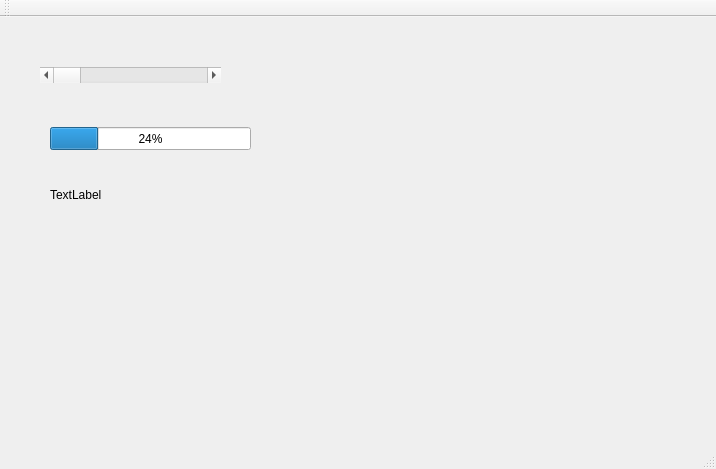
<?xml version="1.0" encoding="UTF-8"?>
<ui version="4.0">
 <class>MainWindow</class>
 <widget class="QMainWindow" name="MainWindow">
  <property name="geometry">
   <rect>
    <x>0</x>
    <y>0</y>
    <width>716</width>
    <height>469</height>
   </rect>
  </property>
  <property name="windowTitle">
   <string>MainWindow</string>
  </property>
  <widget class="QWidget" name="centralWidget">
   <widget class="QProgressBar" name="progressBar">
    <property name="geometry">
     <rect>
      <x>50</x>
      <y>110</y>
      <width>201</width>
      <height>23</height>
     </rect>
    </property>
    <property name="value">
     <number>24</number>
    </property>
   </widget>
   <widget class="QScrollBar" name="horizontalScrollBar">
    <property name="geometry">
     <rect>
      <x>40</x>
      <y>50</y>
      <width>181</width>
      <height>16</height>
     </rect>
    </property>
    <property name="orientation">
     <enum>Qt::Horizontal</enum>
    </property>
   </widget>
   <widget class="QLabel" name="labelShowProgress">
    <property name="geometry">
     <rect>
      <x>50</x>
      <y>170</y>
      <width>55</width>
      <height>16</height>
     </rect>
    </property>
    <property name="text">
     <string>TextLabel</string>
    </property>
   </widget>
  </widget>
  <widget class="QMenuBar" name="menuBar">
   <property name="geometry">
    <rect>
     <x>0</x>
     <y>0</y>
     <width>716</width>
     <height>26</height>
    </rect>
   </property>
  </widget>
  <widget class="QToolBar" name="mainToolBar">
   <attribute name="toolBarArea">
    <enum>TopToolBarArea</enum>
   </attribute>
   <attribute name="toolBarBreak">
    <bool>false</bool>
   </attribute>
  </widget>
  <widget class="QStatusBar" name="statusBar"/>
 </widget>
 <layoutdefault spacing="6" margin="11"/>
 <resources/>
 <connections>
  <connection>
   <sender>horizontalScrollBar</sender>
   <signal>valueChanged(int)</signal>
   <receiver>progressBar</receiver>
   <slot>setValue(int)</slot>
   <hints>
    <hint type="sourcelabel">
     <x>94</x>
     <y>97</y>
    </hint>
    <hint type="destinationlabel">
     <x>74</x>
     <y>157</y>
    </hint>
   </hints>
  </connection>
  <connection>
   <sender>horizontalScrollBar</sender>
   <signal>valueChanged(int)</signal>
   <receiver>labelShowProgress</receiver>
   <slot>setNum(int)</slot>
   <hints>
    <hint type="sourcelabel">
     <x>159</x>
     <y>95</y>
    </hint>
    <hint type="destinationlabel">
     <x>103</x>
     <y>211</y>
    </hint>
   </hints>
  </connection>
 </connections>
</ui>
